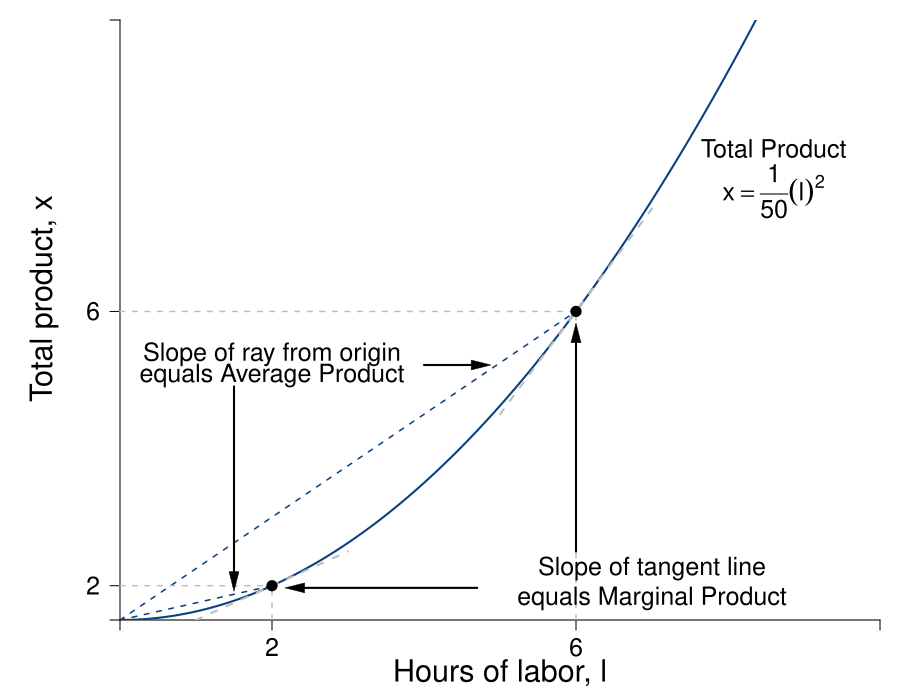

Write the R code that produced this figure.
require(shape)
pdf(file = "specprodexch/production_irs.pdf", width = 9, height = 7)

#Set parameters for graphics
axislabelsize <- 1.5
graphlinewidth <- 3
segmentlinewidth <- 2

COL <- c("#7fc97f", "#beaed4", "#fdc086", "#ffff99", "#386cb0", "#f0027f", "#bf5b17", "#666666")
COLA <- c("#99d8c9","#66c2a4","#41ae76", "#238b45", "#005824")
COLB <- c("#4eb3d3", "#2b8cbe", "#0868ac","#084081")

#Edited the margins to cater for the larger LHS labels
par(mar =  c(6, 5, 4, 4))


prodFn <- function(l, alpha = 2, k = 0.02) {
  k*l^alpha
}

MprodFn <- function(l, alpha = 2, k = 0.02) {
  k*alpha*l^(alpha - 1)
}

AprodFn <- function(l, alpha = 2, k = 0.02) {
  k*l^(alpha - 1)
}

Mpline <- function(l, constant = 0.3181472, slope = 0.125){
  constant + slope*l
}

xlims <- c(0, 10)
ylims <- c(0, 1.4)

npts <- 501 
x <- seq(xlims[1], xlims[2], length.out = npts)
y <- seq(ylims[1], ylims[2], length.out = npts) 
a <- c(13, 15, 17)

plot(0, 0, xlim = xlims, ylim = ylims, type = "n",
     xlab = expression(paste("")),
     ylab = expression(paste("")), 
     xaxt = "n", 
     yaxt = "n", 
     cex.lab = axislabelsize, 
     bty = "n",
     xaxs="i", 
     yaxs="i")

# ticksy <- seq(from = 0, to = ylims[2], by = 0.25)
# ylabels <- seq(from = 0, to = ylims[2], by = 0.25)
# ticksx <- seq(from = 0, to = xlims[2], by = 1)
# xlabels <- seq(from = 0, to = xlims[2], by = 1)
ticksy <- c(0, prodFn(l = 2, k = 0.02, alpha = 2), prodFn(l = 6, k = 0.02, alpha = 2), ylims[2])
ylabels <- c(NA, expression(paste(x(l == 2))), expression(paste(x(l==6))), NA)
ticksx <- c(0, 2, 6, xlims[2])
xlabels <- c(NA, 2, 6, NA)

axis(1, at = ticksx, pos = 0, labels = xlabels)
axis(2, at = ticksy, pos = 0, labels = ylabels, las = 1)

npts <- 500 
xx1 <- seq(xlims[1], xlims[2], length.out = npts)

xx3 <- seq(1, 3, length.out = npts)
xx4 <- seq(5, 7, length.out = npts)

lines(xx1, prodFn(xx1, alpha = 2, k = 0.02), col = COLB[4], lwd = graphlinewidth)
#lines(xx1, MprodFn(xx1, alpha = 2, k = 0.02), col = COLA[1], lwd = graphlinewidth)
#lines(xx1, AprodFn(xx1, alpha = 2, k = 0.02), col = COLA[2], lwd = graphlinewidth)
lines(xx3, Mpline(xx3, constant = prodFn(l = 2, k = 0.02, alpha = 2) - 2*MprodFn(l = 2, k = 0.02, alpha = 2), slope = MprodFn(l = 2, k = 0.02, alpha = 2)), col = "gray", lty = 2, lwd = graphlinewidth)
lines(xx4, Mpline(xx4, constant = prodFn(l = 6, k = 0.02, alpha = 2) - 6*MprodFn(l = 6, k = 0.02, alpha = 2), slope = MprodFn(l = 6, k = 0.02)), col = "gray", lty = 2, lwd = graphlinewidth)

#Axis Labels
mtext(expression(paste("Hours of Labor, ", l)), side = 1, line = 2.5, cex = axislabelsize)
text(-1.2, 0.75, expression(paste("Total Product, ", x)), xpd = TRUE, cex = axislabelsize, srt = 90) 

segments(0, prodFn(l = 6, k = 0.02, alpha = 2), 6, prodFn(l = 6, k = 0.02, alpha = 2), lty = 2, col = "gray" , lwd = segmentlinewidth)
segments(6, 0, 6, prodFn(l = 6, k = 0.02, alpha = 2), lty = 2, col = "gray" , lwd = segmentlinewidth)
segments(0, 0, 6, prodFn(l = 6, k = 0.02, alpha = 2), lty = 2, col = COLB[4] , lwd = segmentlinewidth)
points(6, prodFn(l = 6, k = 0.02), pch = 16, col = "black", cex = 1.5)

segments(0, prodFn(l = 2, k = 0.02, alpha = 2), 2, prodFn(l = 2, k = 0.02, alpha = 2), lty = 2, col = "gray" , lwd = segmentlinewidth)
segments(2, 0, 2, prodFn(l = 2, k = 0.02, alpha = 2), lty = 2, col = "gray" , lwd = segmentlinewidth)
segments(0, 0, 2, prodFn(l = 2, k = 0.02, alpha = 2), lty = 2, col = COLB[4] , lwd = segmentlinewidth)
points(2, prodFn(l = 2, k = 0.02, alpha = 2), pch = 16, col = "black", cex = 1.5)


#Label the iso-welfare functions for the HG, Aisha
text(8.2, 1.1, expression(paste("Total Product")))
text(8.2, 1, expression(x == frac(1,50)*(l)^2))


#Marginal Product
text(6, 0.1, expression(paste("Slope of tangent line")))
text(6, 0.05, expression(paste("equals Marginal Product")))
Arrows(4.7, 0.075, 2.3, 0.075, col = "black", lty = 1, lwd = 2, arr.type = "triangle", arr.lwd = 0.5)
Arrows(6, 0.13, 6, 0.67, col = "black", lty = 1, lwd = 2, arr.type = "triangle", arr.lwd = 0.5)

#Average Product
text(1.5, prodFn(l = 6, k = 0.02, alpha = 2) - 0.1, expression(paste("Slope of ray from origin")))
text(1.5, prodFn(l = 6, k = 0.02, alpha = 2) - 0.15, expression(paste("equals Average Product")))
Arrows(1.5, prodFn(l = 6, k = 0.02, alpha = 2) - 0.175, 1.5, prodFn(l = 2, k = 0.02, alpha = 2) + 0.01 , col = "black", lty = 1, lwd = 2, arr.type = "triangle", arr.lwd = 0.5)
Arrows(2.8, prodFn(l = 6, k = 0.02, alpha = 2) - 0.125, 4.75, prodFn(l = 6, k = 0.02, alpha = 2) - 0.125, col = "black", lty = 1, lwd = 2, arr.type = "triangle", arr.lwd = 0.5)



dev.off()
